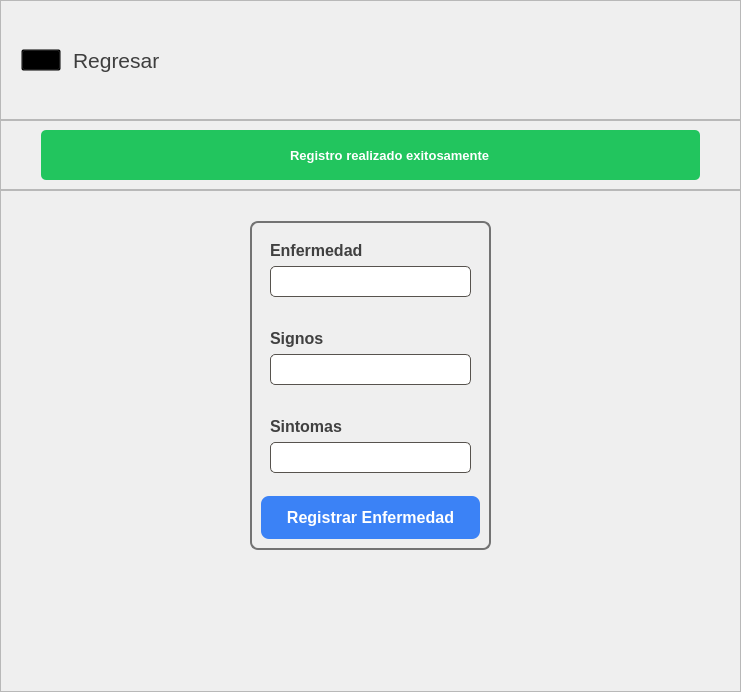
            <widget class="QWidget" name="pagAgregarEnfermedad">
             <layout class="QVBoxLayout" name="verticalLayout_52">
              <property name="spacing">
               <number>0</number>
              </property>
              <property name="leftMargin">
               <number>0</number>
              </property>
              <property name="topMargin">
               <number>0</number>
              </property>
              <property name="rightMargin">
               <number>0</number>
              </property>
              <property name="bottomMargin">
               <number>0</number>
              </property>
              <item alignment="Qt::AlignTop">
               <widget class="QFrame" name="frame_84">
                <property name="minimumSize">
                 <size>
                  <width>0</width>
                  <height>120</height>
                 </size>
                </property>
                <property name="frameShape">
                 <enum>QFrame::StyledPanel</enum>
                </property>
                <property name="frameShadow">
                 <enum>QFrame::Raised</enum>
                </property>
                <layout class="QHBoxLayout" name="horizontalLayout_48">
                 <property name="spacing">
                  <number>12</number>
                 </property>
                 <property name="leftMargin">
                  <number>20</number>
                 </property>
                 <property name="topMargin">
                  <number>20</number>
                 </property>
                 <property name="rightMargin">
                  <number>20</number>
                 </property>
                 <property name="bottomMargin">
                  <number>20</number>
                 </property>
                 <item>
                  <widget class="QPushButton" name="btnRegresarACitas_4">
                   <property name="cursor">
                    <cursorShape>PointingHandCursor</cursorShape>
                   </property>
                   <property name="styleSheet">
                    <string notr="true">QPushButton{
	background-color: transparent;
}</string>
                   </property>
                   <property name="text">
                    <string/>
                   </property>
                   <property name="icon">
                    <iconset>
                     <normaloff>img/back.svg</normaloff>img/back.svg</iconset>
                   </property>
                   <property name="iconSize">
                    <size>
                     <width>30</width>
                     <height>30</height>
                    </size>
                   </property>
                  </widget>
                 </item>
                 <item>
                  <widget class="QLabel" name="lblRegresarACitas_4">
                   <property name="sizePolicy">
                    <sizepolicy hsizetype="Preferred" vsizetype="Expanding">
                     <horstretch>0</horstretch>
                     <verstretch>0</verstretch>
                    </sizepolicy>
                   </property>
                   <property name="font">
                    <font>
                     <family>Arial</family>
                     <pointsize>16</pointsize>
                    </font>
                   </property>
                   <property name="cursor">
                    <cursorShape>PointingHandCursor</cursorShape>
                   </property>
                   <property name="styleSheet">
                    <string notr="true">QLabel{
	color: #3E3E3E;
}</string>
                   </property>
                   <property name="text">
                    <string>Regresar</string>
                   </property>
                  </widget>
                 </item>
                 <item>
                  <spacer name="horizontalSpacer_39">
                   <property name="orientation">
                    <enum>Qt::Horizontal</enum>
                   </property>
                   <property name="sizeHint" stdset="0">
                    <size>
                     <width>560</width>
                     <height>20</height>
                    </size>
                   </property>
                  </spacer>
                 </item>
                </layout>
               </widget>
              </item>
              <item alignment="Qt::AlignTop">
               <widget class="QFrame" name="frame_88">
                <property name="minimumSize">
                 <size>
                  <width>0</width>
                  <height>70</height>
                 </size>
                </property>
                <property name="frameShape">
                 <enum>QFrame::StyledPanel</enum>
                </property>
                <property name="frameShadow">
                 <enum>QFrame::Raised</enum>
                </property>
                <layout class="QHBoxLayout" name="horizontalLayout_50">
                 <property name="leftMargin">
                  <number>40</number>
                 </property>
                 <property name="rightMargin">
                  <number>40</number>
                 </property>
                 <item>
                  <widget class="QFrame" name="lblRegistroEnfermedad">
                   <property name="styleSheet">
                    <string notr="true">QFrame{
	background-color: #22c55e;
	border-radius: 5px;
}</string>
                   </property>
                   <property name="frameShape">
                    <enum>QFrame::StyledPanel</enum>
                   </property>
                   <property name="frameShadow">
                    <enum>QFrame::Raised</enum>
                   </property>
                   <layout class="QHBoxLayout" name="horizontalLayout_49">
                    <item>
                     <spacer name="horizontalSpacer_40">
                      <property name="orientation">
                       <enum>Qt::Horizontal</enum>
                      </property>
                      <property name="sizeHint" stdset="0">
                       <size>
                        <width>40</width>
                        <height>20</height>
                       </size>
                      </property>
                     </spacer>
                    </item>
                    <item>
                     <widget class="QPushButton" name="lblIconoRegistroCita_3">
                      <property name="minimumSize">
                       <size>
                        <width>30</width>
                        <height>30</height>
                       </size>
                      </property>
                      <property name="styleSheet">
                       <string notr="true">QPushButton{
	background-color: transparent;
	border: none;
}</string>
                      </property>
                      <property name="text">
                       <string/>
                      </property>
                      <property name="icon">
                       <iconset>
                        <normaloff>img/check.svg</normaloff>img/check.svg</iconset>
                      </property>
                      <property name="iconSize">
                       <size>
                        <width>30</width>
                        <height>30</height>
                       </size>
                      </property>
                     </widget>
                    </item>
                    <item>
                     <widget class="QLabel" name="lblMsjRegistroCita_3">
                      <property name="font">
                       <font>
                        <family>Arial</family>
                        <pointsize>10</pointsize>
                        <weight>75</weight>
                        <bold>true</bold>
                       </font>
                      </property>
                      <property name="styleSheet">
                       <string notr="true">QLabel{
	color: #fff;
}</string>
                      </property>
                      <property name="text">
                       <string>Registro realizado exitosamente</string>
                      </property>
                     </widget>
                    </item>
                    <item>
                     <spacer name="horizontalSpacer_48">
                      <property name="orientation">
                       <enum>Qt::Horizontal</enum>
                      </property>
                      <property name="sizeHint" stdset="0">
                       <size>
                        <width>40</width>
                        <height>20</height>
                       </size>
                      </property>
                     </spacer>
                    </item>
                   </layout>
                  </widget>
                 </item>
                </layout>
               </widget>
              </item>
              <item>
               <widget class="QFrame" name="frame_89">
                <property name="sizePolicy">
                 <sizepolicy hsizetype="Preferred" vsizetype="Expanding">
                  <horstretch>0</horstretch>
                  <verstretch>0</verstretch>
                 </sizepolicy>
                </property>
                <property name="frameShape">
                 <enum>QFrame::StyledPanel</enum>
                </property>
                <property name="frameShadow">
                 <enum>QFrame::Raised</enum>
                </property>
                <layout class="QGridLayout" name="gridLayout_20">
                 <property name="topMargin">
                  <number>30</number>
                 </property>
                 <item row="0" column="0">
                  <spacer name="horizontalSpacer_49">
                   <property name="orientation">
                    <enum>Qt::Horizontal</enum>
                   </property>
                   <property name="sizeHint" stdset="0">
                    <size>
                     <width>239</width>
                     <height>20</height>
                    </size>
                   </property>
                  </spacer>
                 </item>
                 <item row="0" column="1">
                  <widget class="QFrame" name="frame_90">
                   <property name="sizePolicy">
                    <sizepolicy hsizetype="Preferred" vsizetype="Preferred">
                     <horstretch>0</horstretch>
                     <verstretch>0</verstretch>
                    </sizepolicy>
                   </property>
                   <property name="minimumSize">
                    <size>
                     <width>0</width>
                     <height>0</height>
                    </size>
                   </property>
                   <property name="sizeIncrement">
                    <size>
                     <width>0</width>
                     <height>0</height>
                    </size>
                   </property>
                   <property name="styleSheet">
                    <string notr="true">QFrame{
	border: 2px solid #737373;
	border-radius: 8px;
}</string>
                   </property>
                   <property name="frameShape">
                    <enum>QFrame::StyledPanel</enum>
                   </property>
                   <property name="frameShadow">
                    <enum>QFrame::Raised</enum>
                   </property>
                   <layout class="QVBoxLayout" name="verticalLayout_56">
                    <property name="spacing">
                     <number>14</number>
                    </property>
                    <item alignment="Qt::AlignTop">
                     <widget class="QFrame" name="frame_91">
                      <property name="styleSheet">
                       <string notr="true">QFrame{
	border: none;
}</string>
                      </property>
                      <property name="frameShape">
                       <enum>QFrame::StyledPanel</enum>
                      </property>
                      <property name="frameShadow">
                       <enum>QFrame::Raised</enum>
                      </property>
                      <layout class="QVBoxLayout" name="verticalLayout_57">
                       <item alignment="Qt::AlignTop">
                        <widget class="QLabel" name="label_38">
                         <property name="font">
                          <font>
                           <family>Arial</family>
                           <pointsize>12</pointsize>
                           <weight>75</weight>
                           <bold>true</bold>
                          </font>
                         </property>
                         <property name="styleSheet">
                          <string notr="true">QLabel{
	color: #404040;
}</string>
                         </property>
                         <property name="text">
                          <string>Enfermedad</string>
                         </property>
                        </widget>
                       </item>
                       <item>
                        <widget class="QLineEdit" name="inpRegistroEnfermedad">
                         <property name="minimumSize">
                          <size>
                           <width>0</width>
                           <height>30</height>
                          </size>
                         </property>
                         <property name="font">
                          <font>
                           <family>Arial</family>
                           <pointsize>12</pointsize>
                          </font>
                         </property>
                         <property name="styleSheet">
                          <string notr="true">QLineEdit{
	padding: 4px;
	border-radius: 5px;
	border: 1px solid #57534e;
	color: #404040;
	padding-left: 5px;
	padding-right: 5px;
}</string>
                         </property>
                         <property name="text">
                          <string/>
                         </property>
                        </widget>
                       </item>
                      </layout>
                     </widget>
                    </item>
                    <item alignment="Qt::AlignTop">
                     <widget class="QFrame" name="frame_92">
                      <property name="styleSheet">
                       <string notr="true">QFrame{
	border: none;
}</string>
                      </property>
                      <property name="frameShape">
                       <enum>QFrame::StyledPanel</enum>
                      </property>
                      <property name="frameShadow">
                       <enum>QFrame::Raised</enum>
                      </property>
                      <layout class="QVBoxLayout" name="verticalLayout_58">
                       <item alignment="Qt::AlignTop">
                        <widget class="QLabel" name="label_40">
                         <property name="font">
                          <font>
                           <family>Arial</family>
                           <pointsize>12</pointsize>
                           <weight>75</weight>
                           <bold>true</bold>
                          </font>
                         </property>
                         <property name="styleSheet">
                          <string notr="true">QLabel{
	color: #404040;
}</string>
                         </property>
                         <property name="text">
                          <string>Signos</string>
                         </property>
                        </widget>
                       </item>
                       <item>
                        <widget class="QLineEdit" name="inpRegistroEnfSign">
                         <property name="minimumSize">
                          <size>
                           <width>0</width>
                           <height>30</height>
                          </size>
                         </property>
                         <property name="font">
                          <font>
                           <family>Arial</family>
                           <pointsize>12</pointsize>
                          </font>
                         </property>
                         <property name="styleSheet">
                          <string notr="true">QLineEdit{
	padding: 4px;
	border-radius: 5px;
	border: 1px solid #57534e;
	color: #404040;
	padding-left: 5px;
	padding-right: 5px;
}</string>
                         </property>
                        </widget>
                       </item>
                      </layout>
                     </widget>
                    </item>
                    <item>
                     <widget class="QFrame" name="frame_93">
                      <property name="styleSheet">
                       <string notr="true">QFrame{
	border: none;
}</string>
                      </property>
                      <property name="frameShape">
                       <enum>QFrame::StyledPanel</enum>
                      </property>
                      <property name="frameShadow">
                       <enum>QFrame::Raised</enum>
                      </property>
                      <layout class="QVBoxLayout" name="verticalLayout_59">
                       <item alignment="Qt::AlignTop">
                        <widget class="QLabel" name="label_41">
                         <property name="font">
                          <font>
                           <family>Arial</family>
                           <pointsize>12</pointsize>
                           <weight>75</weight>
                           <bold>true</bold>
                          </font>
                         </property>
                         <property name="styleSheet">
                          <string notr="true">QLabel{
	color: #404040;
}</string>
                         </property>
                         <property name="text">
                          <string>Sintomas</string>
                         </property>
                        </widget>
                       </item>
                       <item>
                        <widget class="QLineEdit" name="inpRegistroEnfSint">
                         <property name="font">
                          <font>
                           <family>Arial</family>
                           <pointsize>12</pointsize>
                          </font>
                         </property>
                         <property name="styleSheet">
                          <string notr="true">QLineEdit{
	padding: 4px;
	border-radius: 5px;
	border: 1px solid #57534e;
	color: #404040;
	padding-left: 5px;
	padding-right: 5px;
}</string>
                         </property>
                        </widget>
                       </item>
                      </layout>
                     </widget>
                    </item>
                    <item>
                     <widget class="QPushButton" name="btnRegistroEnfermedad">
                      <property name="font">
                       <font>
                        <family>Arial</family>
                        <pointsize>12</pointsize>
                        <weight>75</weight>
                        <bold>true</bold>
                       </font>
                      </property>
                      <property name="cursor">
                       <cursorShape>PointingHandCursor</cursorShape>
                      </property>
                      <property name="styleSheet">
                       <string notr="true">QPushButton{
	background-color: #3b82f6;
	padding: 12px;
	border-radius: 8px;
	color: #fff;
}
QPushButton::hover{
	background-color: #2563eb;
}</string>
                      </property>
                      <property name="text">
                       <string>Registrar Enfermedad</string>
                      </property>
                     </widget>
                    </item>
                   </layout>
                  </widget>
                 </item>
                 <item row="0" column="2">
                  <spacer name="horizontalSpacer_50">
                   <property name="orientation">
                    <enum>Qt::Horizontal</enum>
                   </property>
                   <property name="sizeHint" stdset="0">
                    <size>
                     <width>239</width>
                     <height>20</height>
                    </size>
                   </property>
                  </spacer>
                 </item>
                 <item row="1" column="1">
                  <spacer name="verticalSpacer_11">
                   <property name="orientation">
                    <enum>Qt::Vertical</enum>
                   </property>
                   <property name="sizeHint" stdset="0">
                    <size>
                     <width>20</width>
                     <height>132</height>
                    </size>
                   </property>
                  </spacer>
                 </item>
                </layout>
               </widget>
              </item>
             </layout>
            </widget>
